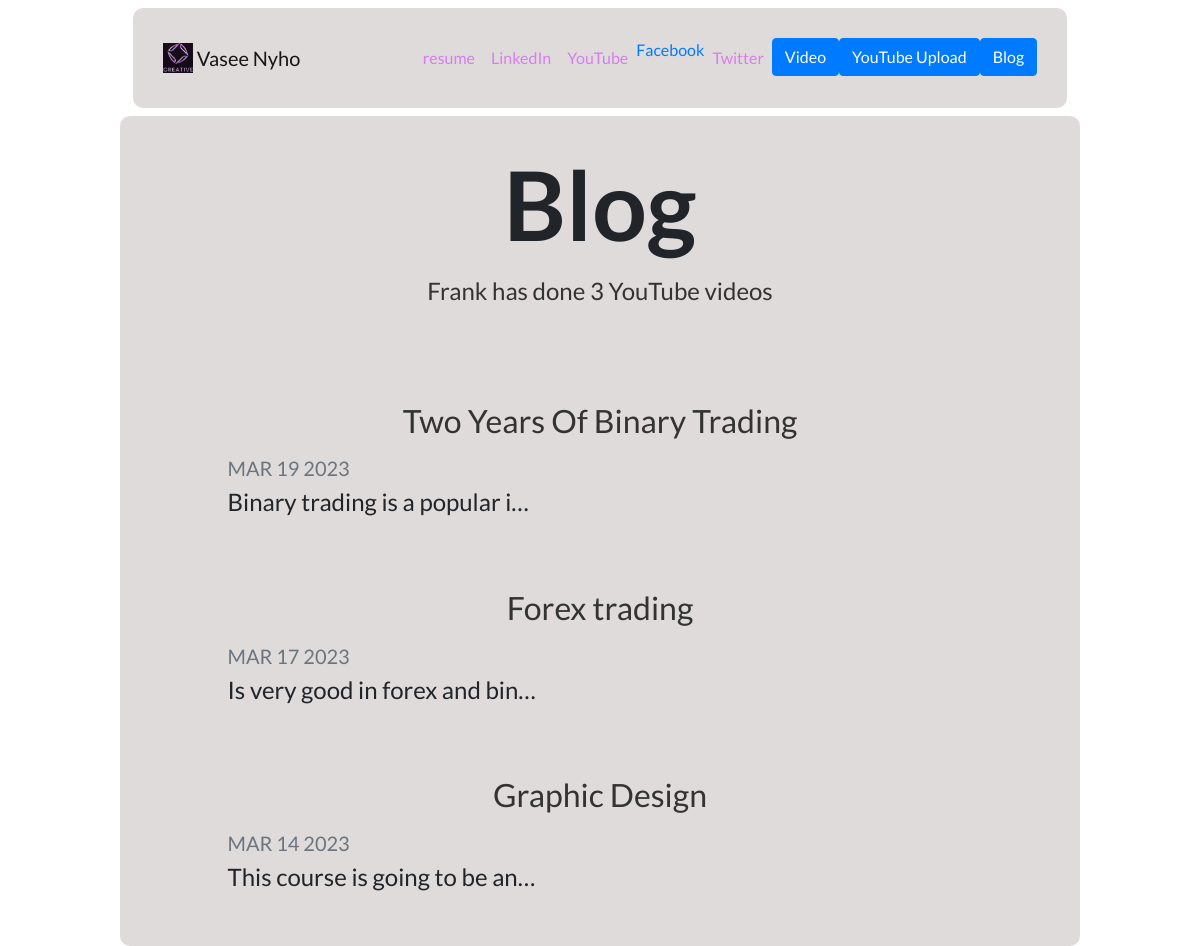
/more/, run on the app's committed database.
### more/models.py (models this page shows, shortened)
class More(models.Model):
    title =models.CharField(max_length=100)
    description =models.TextField(max_length=10000)
    date = models.DateField()

### more/views.py (the view)
# urls.py: path('', views.all_mores,  name ='all_mores'),
def all_mores(request):
    post =Post.objects.all()
    mores =More.objects.order_by('-date') [:3]
    return render(request, 'more/all_mores.html', {'mores':mores , 'post':post})

### more/templates/more/all_mores.html
{% extends 'practice/base.html' %}
{% load static %}
{% block content %}
<h1 id="moretitle" class="font-weight-bold text-center">Blog</h1>
<h3 class="text-center mb-5">Frank has done {{ mores.count }} YouTube video{{ mores.count|pluralize }}</h3>
{% for more in mores %}
<div class="row justify-content-center my-3">
  <div class="col-md-10">
    <a href="{% url 'more:detail' more.id %}">
      <h2>{{ more.title }}</h2>
    </a>
    <h5 class="text-muted">{{ more.date|date:'M d Y'|upper }}</h5>
    <h4>{{ more.description|striptags|truncatechars:30 }}</h4>
  </div>
</div>
{% endfor %}
{% endblock content %}

### practice/static/practice/custom.css (style rules this page uses)
body { font-family: 'Lato', sans-serif; }
#moretitle { font-size: 6rem; }
h2 { font-size: 2rem; color: #333; text-align: center; margin-top: 3rem; margin-bottom: 1rem; }
h3 { font-size: 1.5rem; color: #333; margin-top: 1rem; margin-bottom: 0.5rem; }

### data on the page
More: title "Two Years Of Binary Trading", date "MAR 19 2023", description "Binary trading is a popular i…"
More: title "Forex trading", date "MAR 17 2023", description "Is very good in forex and bin…"
More: title "Graphic Design", date "MAR 14 2023", description "This course is going to be an…"

### other printed values
{{ mores.count }} "3"
